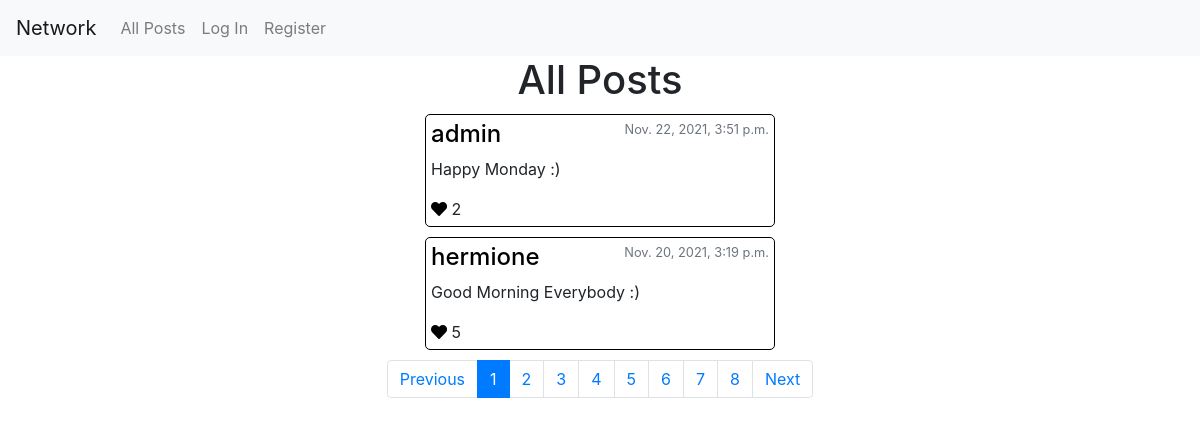
Page /render_page_number/3 on the committed database.
### network/models.py (models this page shows, shortened)
class Post(models.Model):
    creator = models.ForeignKey(User, on_delete=models.CASCADE)
    message = models.CharField(max_length=128)
    timestamp = models.DateTimeField(auto_now_add=True)
    likes = models.IntegerField(default=0)

class User(AbstractUser):
    followers = models.IntegerField(default=0)
    following = models.IntegerField(default=0)

### network/views.py (the view)
# urls.py: path("render_page_number/<int:page_number>", views.render_page_number, name="render_page_number"),
def render_page_number(request, page_number):
    posts = Post.objects.all().order_by('-timestamp')
    p = Paginator(posts, post_by_page)
    page1 = p.page(page_number)
    pages = p.num_pages
    try:
        likes_given = Like.objects.filter(creator=request.user)
    except:
        likes_given = []
    posts_liked = []
    for like in likes_given:
        post_id = like.post_id
        posts_liked.append(post_id)
    return render(request, "network/index.html", {
                                'posts': page1.object_list,
                                'posts_liked': posts_liked,
                                'pages': pages,
                                'range': p.page_range
                            })

### network/templates/network/index.html (shortened to what this page needs)
{% extends "network/layout.html" %}
{% load static %}
{% block body %}
    <h1>All Posts</h1>
    <div id="posts">
        {% for post in posts %}
        <div class="post text-left" data-post_id="{{post.id}}">
            <div class="post-header">
                <a href="{% url 'profile' post.creator.username 1 %}">
                    <h4>{{ post.creator }}</h4>
                </a>
                <small class='text-secondary'>{{ post.timestamp }}</small>
            </div>
            <p>{{ post.message }}</p>
            {% if user.is_authenticated %}
                {% if post.id in posts_liked %}
                    <i class="fa fa-heart like" style="color:red"></i>
                {% else %}
                    <i class="fa fa-heart like" style="color:black"></i>
                {% endif %}
            {% else %}
                <i class="fa fa-heart like" style="color:black"></i>
            {% endif %}
            <span class="likes">{{post.likes }}</span> <br>
        </div>
        {% endfor %}
    </div>
    <nav id="nav-pagination">
        <ul class="pagination">
          <li class="page-item">
              <a class="page-link previous" href="/render_page_number/1">Previous</a>
        </li>
          {% for i in range %}
             <li class="page-item page-number" data-page_number="{{i}}" >
                 <a class="page-link" href="/render_page_number/{{i}}">{{i}}</a>
            </li>
          {% endfor%}
          <li class="page-item">
              <a class="page-link next" href="/render_page_number/2">Next</a>
            </li>
        </ul>
      </nav>
{% endblock %}

### network/static/network/styles.css (style rules this page uses)
.post { border: 1px solid black; border-radius: 5px; margin: 10px auto; width: 350px; padding: 5px; }
.post-header { display: flex; justify-content: space-between; }
.post a { color: black; }
#nav-pagination { display: inline-block; }

### rows in the picture
Post: creator "admin", timestamp "Nov. 22, 2021, 3:51 p.m.", message "Happy Monday :)", likes "2"
Post: creator "hermione", timestamp "Nov. 20, 2021, 3:19 p.m.", message "Good Morning Everybody :)", likes "5"

### other values in the picture
{{ i }} "1" "2" "3" "4" "5" "6" "7" "8"
